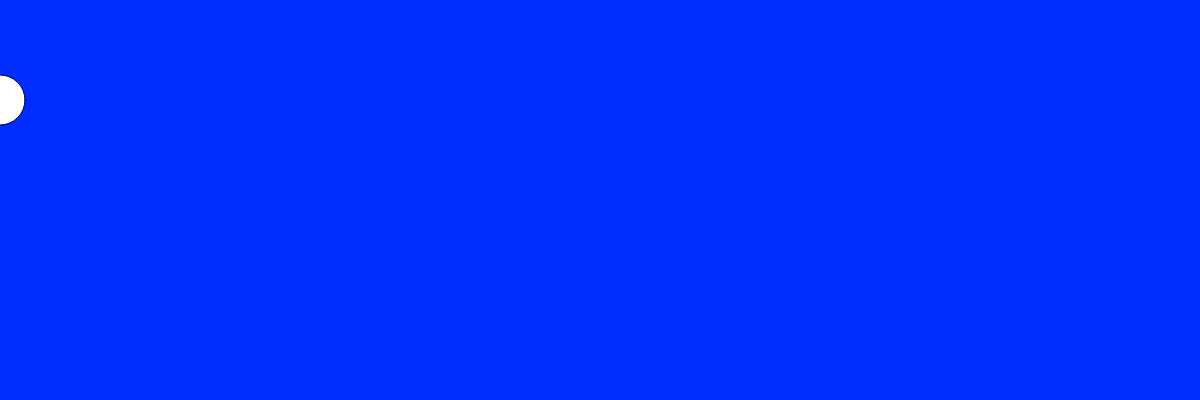
Frame 1 (no input)
Frame 60 (no input): identical to frame 1, image omitted
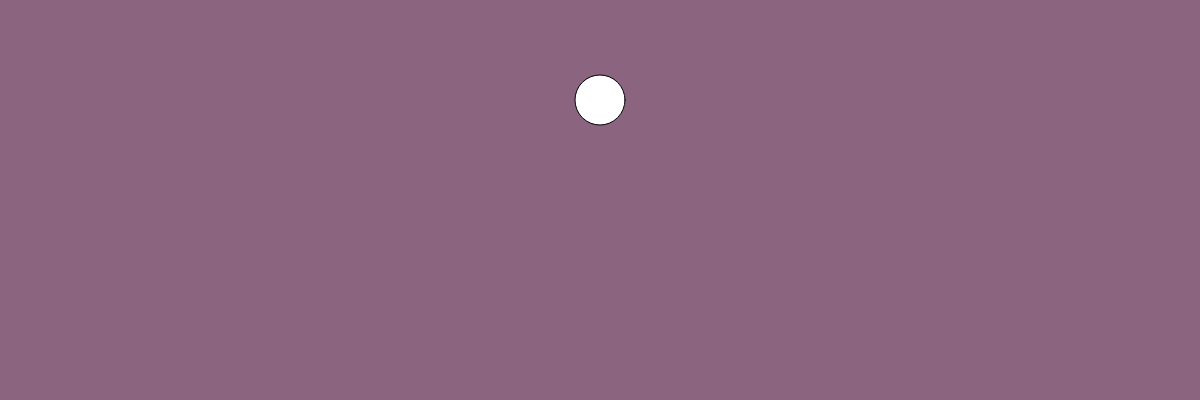
Frame 120 (the mouse pressed at the canvas centre since frame 60)

The p5.js sketch that drew these frames (run headless with seeded random() and noise() and a simulated clock; from frame 60 on, the mouse is pressed at the canvas centre):

// p5.js sketch
// ── sketch.js
var r = 0;
var g = 50;
var b=255;

function setup(){

  createCanvas(1200,400);
}


function draw(){
  r=map(mouseX,0,1100,0,255);
  g =map(mouseX,50,600,50,100);
  b= map(mouseX,0,1200,255,0);
  background(r,g,b);
  fill(255);
  ellipse(mouseX,100,50,50);
}
